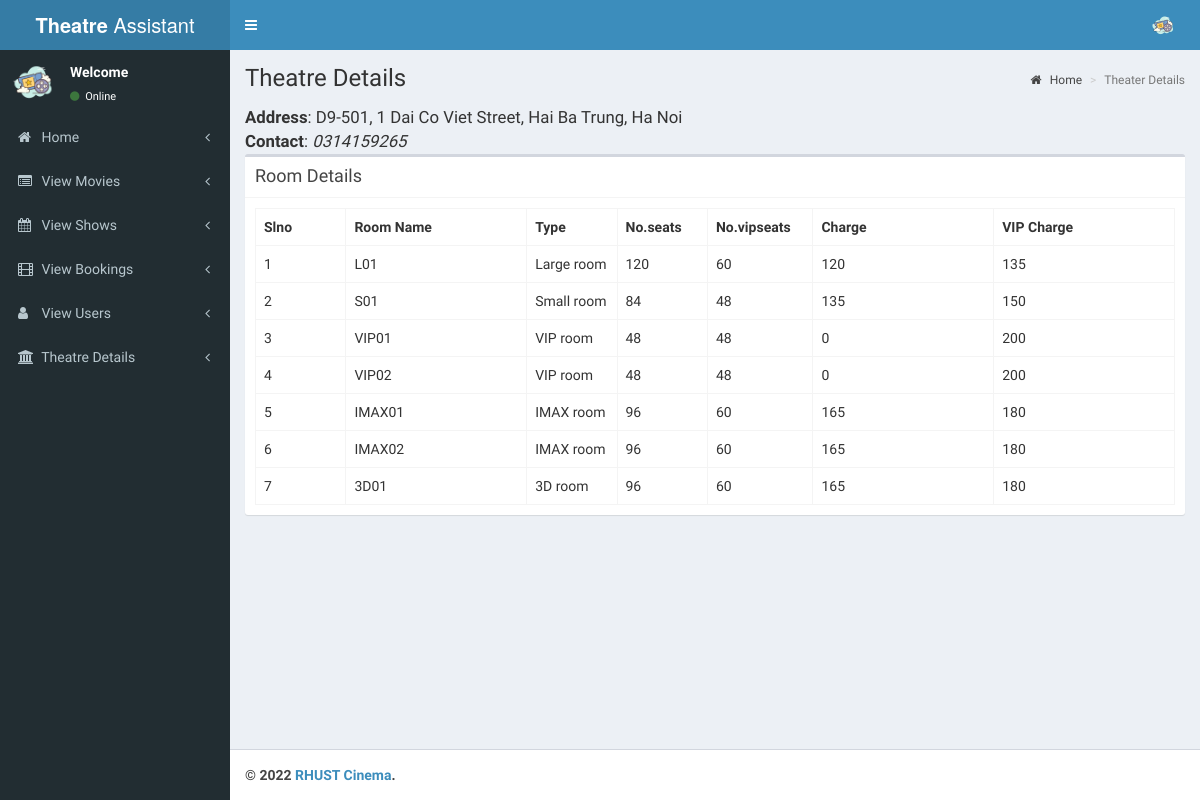
The page /theatre/pages/view_rooms.php (signed in) on the database as committed earlier.
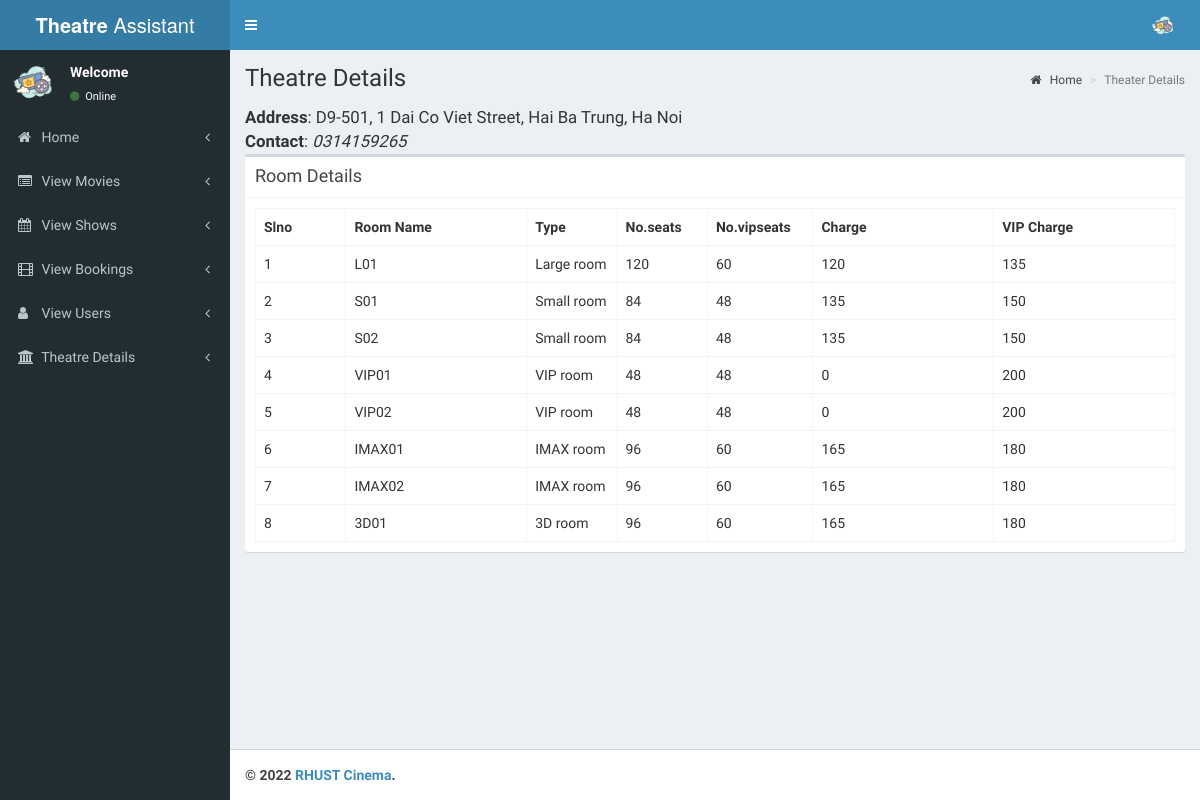
The same page on the database as committed later.
### tables this page shows
CREATE TABLE `tbl_rooms` (
  `room_id` int(11) NOT NULL,
  `room_name` varchar(10) NOT NULL,
  `type_id` int(11) NOT NULL
);

CREATE TABLE `tbl_roomtypes` (
  `type_id` int(11) NOT NULL,
  `type_name` varchar(10) NOT NULL,
  `seats` int(11) NOT NULL COMMENT 'number of seats',
  `vip` int(11) NOT NULL COMMENT 'number of vip seats',
  `charge` int(11) NOT NULL,
  `vip_charge` int(11) NOT NULL
);

### theatre/pages/view_rooms.php (the view, shortened to what this page needs)
<?php
include('header.php');
?>
<div class="content-wrapper">
    <section class="content-header">
        <h1>
            Theatre Details
        </h1>
        <ol class="breadcrumb">
            <li><a href="index.php"><i class="fa fa-home"></i> Home</a></li>
            <li class="active">Theater Details</li>
        </ol>
    </section>
    <section class="content">
        <div style="text-align:left; font-size: 120%">
            <b>Address</b>: D9-501, 1 Dai Co Viet Street, Hai Ba Trung, Ha Noi<br>
            <b>Contact</b>: <i>0314159265</i>
        </div>
        <div class="box">
            <div class="box-header with-border">
                <h3 class="box-title">Room Details</h3>
            </div>
            <div class="box-body" id="screendtls">
                <?php
                $sr = mysqli_query($con, "select r.room_id,r.room_name,t.* from tbl_rooms as r inner join tbl_roomtypes as t on r.type_id = t.type_id order by t.type_id ASC,r.room_name");
                if (mysqli_num_rows($sr)) {
                ?>
                    <table class="table table-bordered table-hover">
                        <th class="col-md-1">Slno</th>
                        <th class="col-md-2">Room Name</th>
                        <th class="col-md-1">Type</th>
                        <th class="col-md-1">No.seats</th>
                        <th class="col-md-1">No.vipseats</th>
                        <th class="col-md-2">Charge</th>
                        <th class="col-md-2">VIP Charge</th>
                        <?php
                        $sl = 1;
                        while ($screen = mysqli_fetch_array($sr)) {
                        ?>
                            <tr>
                                <td><?php echo $sl; ?></td>
                                <td><?php echo $screen['room_name']; ?></td>
                                <td><?php echo $screen['type_name']; ?></td>
                                <td><?php echo $screen['seats']; ?></td>
                                <td><?php echo $screen['vip']; ?></td>
                                <td><?php echo $screen['charge']; ?></td>
                                <td><?php echo $screen['vip_charge']; ?></td>
                            </tr>
                        <?php
                            $sl++;
                        }
                        ?>
                    </table>
                <?php
                } else {
                ?>
                    <h3>No Room yet</h3>
                <?php
                }
                ?>
            </div>
        </div>
    </section>
</div>
<?php
include('footer.php');
?>

Rows that differ between the two databases and show on the page:
added tbl_rooms: room_name "S02", type.type_name "Small room", type.seats "84", type.vip "48", type.charge "135", type.vip_charge "150"
